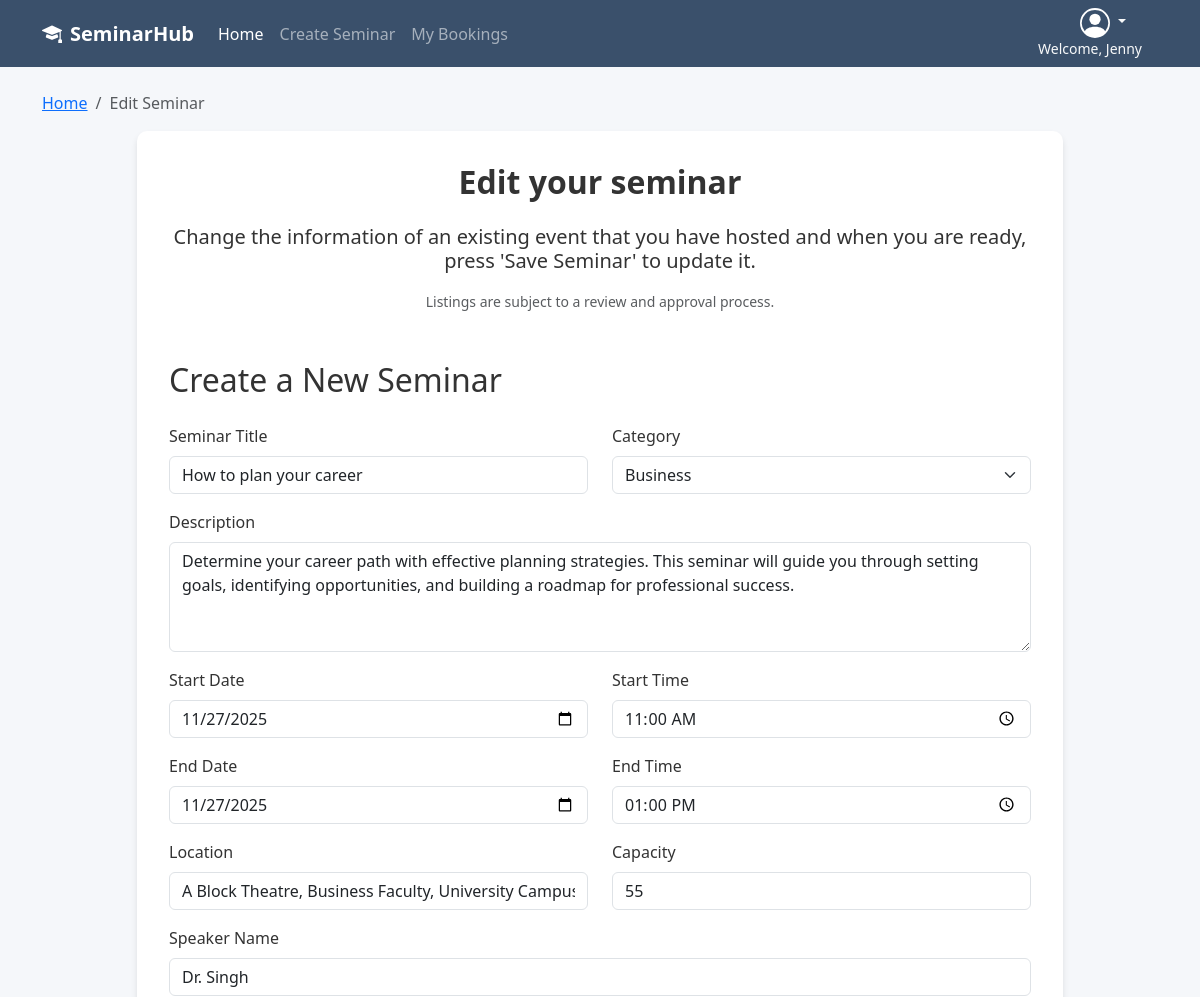
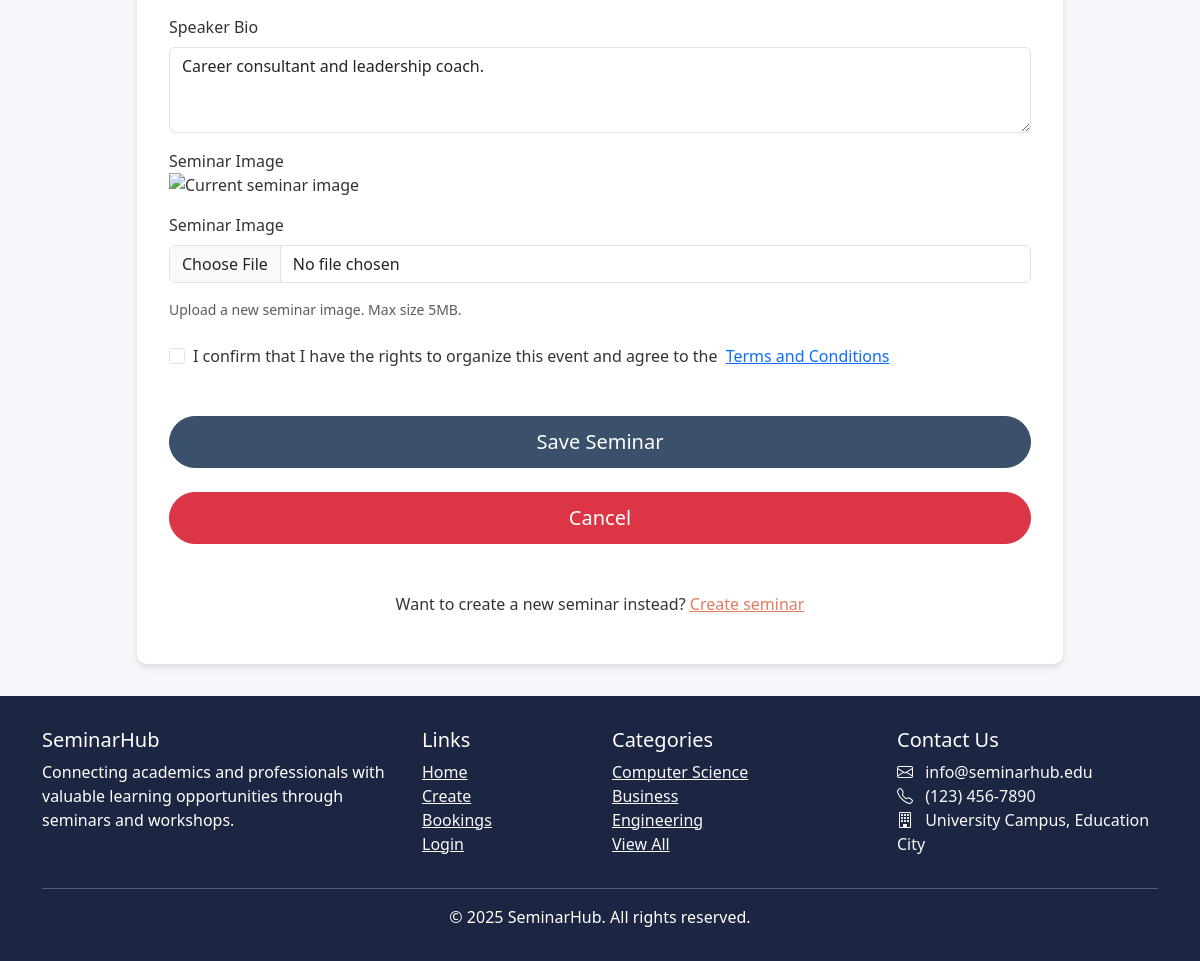
Page /event/7/edit (signed in) on the committed database (2 pictures, top to bottom).
### SeminarHub/models.py (models this page shows, shortened)
class User(db.Model, UserMixin):
    __tablename__ = 'users'
    id = db.Column(db.Integer, primary_key=True)
    first_name = db.Column(db.String(64), index=True)
    last_name  = db.Column(db.String(64), index=True)
    email      = db.Column(db.String(64), unique=True)
    password_hash = db.Column(db.String(256), nullable=False)
    number     = db.Column(db.String(64), nullable=False)
    address    = db.Column(db.String(256), nullable=False)
    last_seen = db.Column(db.DateTime, default=datetime.now())
    bookings      = db.relationship("Booking", back_populates="user")
    comments      = db.relationship("Comment", back_populates="user")
    owned_events  = db.relationship("Event",   back_populates="owner")

class Event(db.Model):
    __tablename__ = "events"
    id          = db.Column(db.Integer, primary_key=True)
    title       = db.Column(db.String(150), nullable=False)
    description = db.Column(db.Text, nullable=False)
    category    = db.Column(db.String(64))
    location    = db.Column(db.String(120))
    capacity    = db.Column(db.Integer, default=0)
    status      = db.Column(db.String(16), default="Open")
    start_dt    = db.Column(db.DateTime, nullable=False)
    end_dt      = db.Column(db.DateTime, nullable=False)
    image_url   = db.Column(db.String(255))
    speaker     = db.Column(db.String(120))
    speaker_bio = db.Column(db.Text)
    date_added = db.Column(db.DateTime, default=datetime.utcnow)
    owner_user_id = db.Column(db.Integer, db.ForeignKey("users.id"))
    owner         = db.relationship("User", back_populates="owned_events")
    comments = db.relationship(
        "Comment",
        back_populates="event",
        cascade="all, delete-orphan",
        order_by="desc(Comment.created_at)"
    )
    bookings = db.relationship(
        "Booking",
        back_populates="event",
        cascade="all, delete-orphan"
    )

### SeminarHub/event/event.py (the view, shortened to what this page needs)
@event_bp.route('/event/<int:event_id>/edit', methods=['GET', 'POST'])
@login_required
def edit_event(event_id):
    event = Event.query.get_or_404(event_id)
    back = request.referrer
    if back is None:
        back = url_for('main.index')
    if current_user.id != event.owner_user_id:
        flash('You are not the owner of that seminar.', 'error')
        return redirect(url_for('event.event_details', event_id=event.id))
    form = EditForm(obj = event)
    if request.method == 'GET' and event.start_dt and event.end_dt:
        try:
            form.start_date.data = event.start_dt.date()
            form.start_time.data = event.start_dt.time()
            form.end_time.data = event.end_dt.time()
            form.end_date.data = event.end_dt.date()
        except Exception:
            pass
    return render_template('edit_seminar.html', form = form, event = event, back = back)

### SeminarHub/main/forms.py
class EditForm(CreateForm):
    image = FileField('Seminar Image', validators=[Optional(), FileAllowed(ALLOWED_FILE, message='Uploaded image must be a PNG, JPG or JPEG.')])
    accept_toc = BooleanField(Markup('I confirm that I have the rights to organize this event and agree to the <a href="" class="ms-1">Terms and Conditions</a>'), validators=[Optional()])
    submit = SubmitField('Save Seminar', render_kw={'class': 'mt-4 btn btn-primary login-button btn-lg'})

### SeminarHub/event/templates/edit_seminar.html (shortened to what this page needs)
{% from 'bootstrap5/form.html' import render_field, render_form_row %}
{%  extends 'base.html' %}
{% block content %}
<div class="container mt-4">
<nav aria-label="breadcrumb">
    <ol class="breadcrumb">
        <li class="breadcrumb-item"><a href="{{ url_for('main.index' )}}">Home</a></li>
        <li class="breadcrumb-item active" aria-current="page">Edit Seminar</li>
    </ol>
</nav>
<div class="row justify-content-center">
    <div class="col-lg-10">
        <div class="form-section">
            <div class="text-center mb-5">
                <h1 class="fs-2 fw-bold mb-4">Edit your seminar</h1>
                <h5 class="mb-3">Change the information of an existing event that you have hosted and when you are ready, press 'Save Seminar' to update it.</h5>
                <small class="text-muted">Listings are subject to a review and approval process.</small>
            </div>
            <h2 class="mb-4">Create a New Seminar</h2>
            <form action="" method="post" enctype="multipart/form-data" novalidate>
                {{ render_form_row([form.title, form.category], col_class_default='col-md-6')}}
                <div class="mb-3">
                    {{render_field(form.description)}}
                </div>
                {{ render_form_row([form.start_date, form.start_time], col_class_default='col-md-6')}}
                {{ render_form_row([form.end_date, form.end_time], col_class_default='col-md-6')}}
                {{ render_form_row([form.location, form.capacity], col_class_default='col-md-6')}}
                <div class="mb-3">
                    {{render_field(form.speaker)}}
                </div>
                <div class="mb-3">
                    {{render_field(form.speaker_bio)}}
                </div>
                <div class="mb-4">
                    {{form.image.label(value='Current Image')}}
                    <div><img src="{{ event.image_url }}" alt="Current seminar image" class="mb-3" width="200px"></div>
                    {{render_field(form.image)}}
                    <div class="form-text">Upload a new seminar image. Max size 5MB.</div>
                </div>
                <div class="mb-5">
                    {{render_field(form.accept_toc)}}
                </div>
                <div class="d-grid gap-2 mb-4">
                    {{ form.submit(value='Save Seminar', class="btn btn-primary login-button btn-lg") }}
                    <a href="{{back}}" class=" mt-3 btn btn-danger btn-lg login-button">Cancel</a>
                </div>
            </form>
            <div class="text-center mt-5">
                <p class="">Want to create a new seminar instead? <a href="{{url_for('event.create')}}" type="button" class="text-accent">Create seminar</a></p>
            </div>
        </div>
    </div>
</div>
{% endblock %}

### SeminarHub/templates/_navigation.html (shortened to what this page needs)
<nav class="navbar navbar-expand-lg navbar-dark sticky-top">
    <div class="container">
        <a class="navbar-brand fw-bold" href="{{ url_for('main.index') }}">
            <i class="bi bi-mortarboard-fill me-2"></i>SeminarHub
        </a>
        {% if current_user.is_authenticated %}
        <div class="ms-auto order-lg-last text-end">
            <div class="dropdown pe-3">
                <a href="#" class="d-block link-body-emphasis text-decoration-none dropdown-toggle text-light pe-3" data-bs-toggle="dropdown" aria-expanded="false">
                </a>
                <small class="d-block text-end text-light">Welcome, {{ current_user.first_name }}</small>
            </div>
        </div>
        {% endif %}
        <div class="collapse navbar-collapse" id="navbarNav">
            <ul class="navbar-nav me-auto">
                <li class="nav-item">
                    <a class="nav-link active" href="{{ url_for('main.index') }}">Home</a>
                </li>
                <li class="nav-item">
                    <a class="nav-link" href="{{url_for('event.create')}}">Create Seminar</a>
                </li>
                <li class="nav-item">
                    <a class="nav-link" href="{{url_for('booking.booking')}}">My Bookings</a>
                </li>
            </ul>
        </div>
    </div>
</nav>

### SeminarHub/static/style/stylesheet.css (style rules this page uses)
:root { --primary: #3a506b; --secondary: #5bc0be; --light: #f8f9fa; --dark: #1c2541; --accent: #e07a5f; }
html, body { min-height: 100%; margin: 0; padding: 0; }
body { font-family: 'Segoe UI', Tahoma, Geneva, Verdana, sans-serif; background-color: #f5f7fa; color: #333; }
.navbar { background-color: var(--primary); }
.login-button { border-radius: 50px; padding: 10px; width: 100%; }
.text-accent { color: var(--accent); }
.form-section { background-color: white; border-radius: 10px; box-shadow: 0 4px 6px rgba(0, 0, 0, 0.1); margin-bottom: 2rem; padding: 2rem; }
.btn-primary { background-color: var(--primary); border-color: var(--primary); }

### rows in the picture
User: first_name "Jenny"
Event: title "How to plan your career", category "Business", description "Determine your career path with effective planning strategies. This seminar will guide you through setting goals, identifying opportunities, and building a roadmap for professional success.", location "A Block Theatre, Business Faculty, University Campus", capacity "55", speaker "Dr. Singh", speaker_bio "Career consultant and leadership coach."

### other values in the picture
{{ current_year or 2025 }} "2025"
